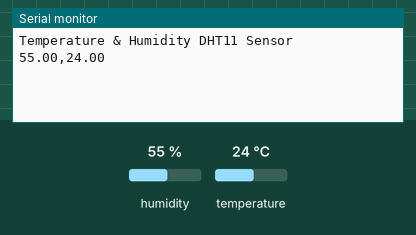
The sketch below on a simulated Arduino Uno, built with avr-gcc and run on an emulated ATmega328P. Parts: the last lines printed to the serial monitor. Inputs (shaded band) come from the test bench; at power-on: humidity 55 %, temperature 24 °C.

Above: at 2.7 s.
2.8 s: humidity set to 22 %
At 4.8 s:
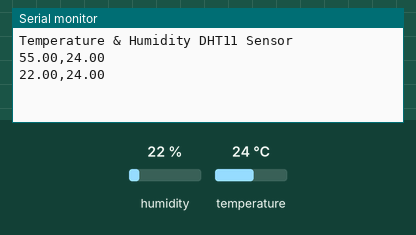
5.5 s: temperature set to 12 °C
At 6.0 s:
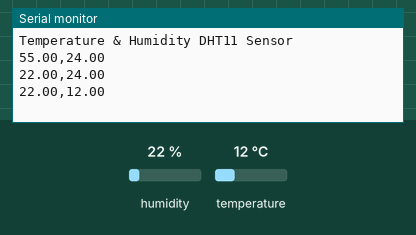
8.2 s: humidity set to 40 %
At 10.8 s:
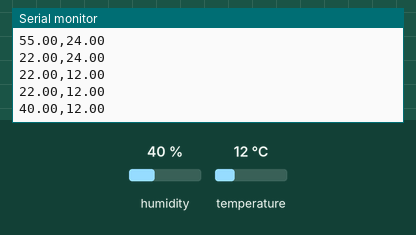
Timing chart, 0 to 12.3 s (numbered marks = the images above; inputs shaded):
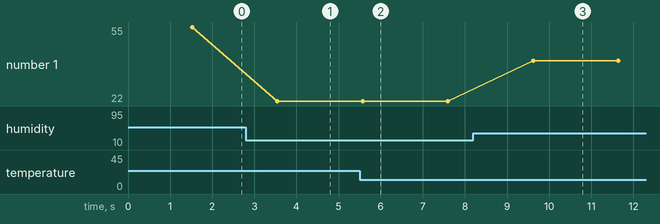

Measured:
- after the input at 2.8 s, the serial monitor: prints a new line after 0.75 s (image 1)
- after the input at 5.5 s, the serial monitor: prints a new line after 0.07 s (image 2)
- after the input at 8.2 s, the serial monitor: prints a new line after 1.4 s (image 3)
- plotted number 1: 55 → 22 after the input at 2.8 s, 22 → 40 after the input at 8.2 s

The sketch:

DHT11.ino
```cpp
//using library DHT sensor Library by Adafruit Version 1.4.3

#include <DHT.h>
#define DHTPIN 2  //GPIO2 atau D4
// Uncomment the type of sensor in use:
//#define DHTTYPE    DHT11     // DHT 11
#define DHTTYPE    DHT11     // DHT 22 (AM2302)
//#define DHTTYPE    DHT21     // DHT 21 (AM2301)
DHT dht(DHTPIN, DHTTYPE);

// current temperature & humidity, updated in loop()
float t = 0.0;
float h = 0.0;

void setup() {
  Serial.begin(9600);
  delay(500);

  Serial.println("Temperature & Humidity DHT11 Sensor");
  dht.begin();
  delay(1000);

}

void loop() {
  t = dht.readTemperature();
  h = dht.readHumidity();
  Serial.print(h);
  Serial.print(",");
  Serial.print(t);
  Serial.println();
  delay(2000);

}
```
